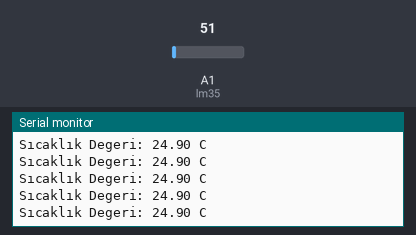
The sketch below on a simulated Arduino Uno, built with avr-gcc and run on an emulated ATmega328P. Shown: the last lines printed to the serial monitor. The inputs (shaded band) are chosen by the test bench; at power-on: A1 (lm35) = 51.

Above: at 1.2 s.
1.3 s: A1 (lm35) set to 61
At 1.56 s:
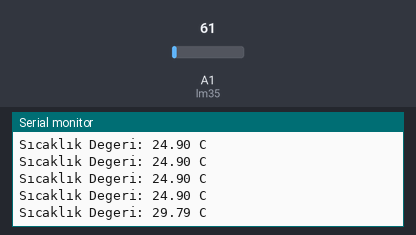
2.8 s: A1 (lm35) set to 71
At 2.97 s:
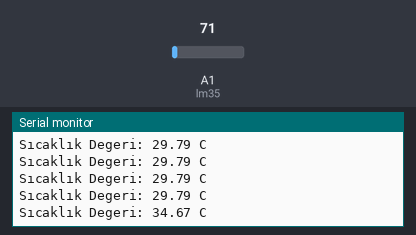
Timing chart, 0 to 5.8 s (numbered marks = the images above; inputs shaded):
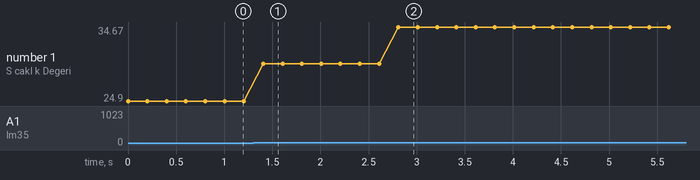

The sketch:

1st.ino
```cpp
int lm35=A1;
void setup()
{
Serial.begin(9600);
}

void loop()
{
int deger=analogRead(lm35);
float voltaj= deger* (5000/1024.0);
float sicaklik= voltaj/10.0;

Serial.print("Sıcaklık Degeri: " );
Serial.print(sicaklik);
Serial.println(" C");
delay(200);
}
```

Measured:
- after the input at 1.3 s, the serial monitor: prints a new line after 0.11 s (image 1)
- after the input at 2.8 s, the serial monitor: prints a new line at once (image 2)
- plotted number 1: 24.9 → 29.79 after the input at 1.3 s, 29.79 → 34.67 after the input at 2.8 s
